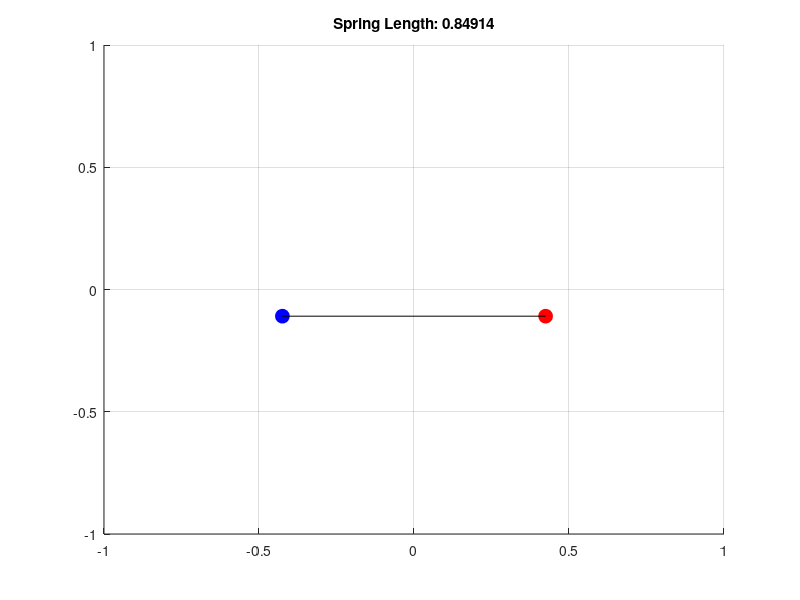

MATLAB code for this plot:
% Load data from file
data = load('springmass.txt');

% Each line contains: x1 y1 x2 y2 spring_length
% Extract positions for mass1 and mass2
mass1_x = data(:,1);  % First x coordinate
mass1_y = data(:,2);  % First y coordinate
mass2_x = data(:,3);  % Second x coordinate
mass2_y = data(:,4);  % Second y coordinate
spring_lengths = data(:,5);  % Spring lengths (after $ symbol)

% Create animation
figure;
hold on;
axis([-1 1 -1 1]);  % Same bounds as simulation
grid on;

for i = 1:length(mass1_x)
    % Clear previous frame
    clf;
    hold on;
    axis([-1 1 -1 1]);
    grid on;
    
    % Plot masses as points
    plot(mass1_x(i), mass1_y(i), 'bo', 'MarkerSize', 10, 'MarkerFaceColor', 'b');
    plot(mass2_x(i), mass2_y(i), 'ro', 'MarkerSize', 10, 'MarkerFaceColor', 'r');
    
    % Plot spring as line
    line([mass1_x(i) mass2_x(i)], [mass1_y(i) mass2_y(i)], 'Color', 'k');
    
    % Add title with spring length
    title(['Spring Length: ' num2str(spring_lengths(i))]);
    
    % Force MATLAB to draw now
    drawnow;
    pause(0.03);  % 30 fps
end 